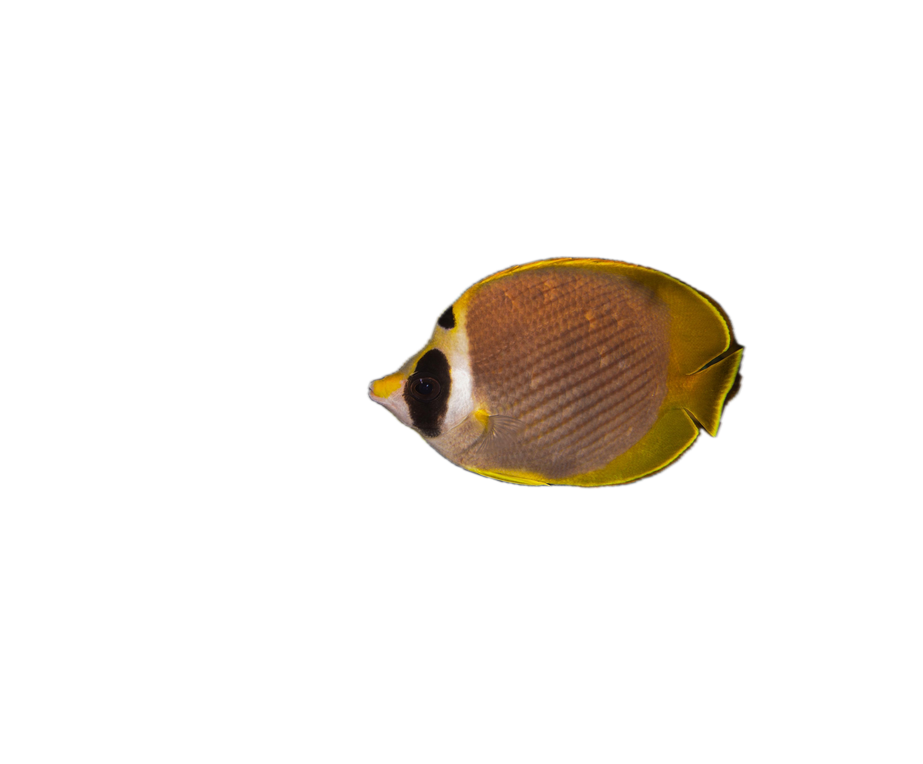
#> input picture analysis/approach_1_gmm/oriented/Chaetodon_adiergastos/Chaetodon_adiergastos_FishBaseUser_1577140803_172.68.102.30.png, 923 x 764 px, shrunk from 4896 x 4051 before the run; its folder holds only this picture in this run
$ python orient_fish.py --image ../../analysis/approach_1_gmm/oriented/Chaetodon_adiergastos/Chaetodon_adiergastos_FishBaseUser_1577140803_172.68.102.30.png
#> lines starting #> are read from the running program, lines starting #| are printed output that depends on the picture; after the words box and inside, x2 and y2 are one past the last pixel; in counts of white or black regions, pixels touching at a corner belong together
#!/usr/bin/env python3
"""
Standardize fish orientation: all fish face LEFT on a horizontal axis.

Strategy for Chaetodontidae (disc-shaped butterflyfish):
  1. TRUST museum sources: Bishop, FishBase, and FishPix images are assumed
     to be correctly oriented (head facing left). Only apply minor tilt
     correction to these.
  2. For iNaturalist images: use the species reference image (Bishop preferred)
     as a template. Compare depth profiles to decide if the image needs flipping.
  3. Generate a review list for low-confidence decisions.

Why we trust museum images:
  - Bishop Museum, FishBase, and FishPix photos follow standard ichthyological
    convention (head left, lateral view)
  - These disc-shaped fish are too symmetric for reliable automated flip detection
  - The few exceptions (maybe 5-10% of museum images face right) are better
    caught by manual review than by error-prone auto-flipping

Works on RGBA segmented PNGs — rotates and flips the full image+mask.

Usage:
    python3 orient_fish.py                                     # all segmented
    python3 orient_fish.py --species "Chaetodon baronessa"     # one species
    python3 orient_fish.py --image path/to/seg.png --show      # test one image
    python3 orient_fish.py --dry-run                           # report only

Reads:  analysis/approach_1_gmm/segmented/
Writes: analysis/approach_1_gmm/segmented/  (overwrites in place)
        analysis/approach_1_gmm/orientation_report.csv
        analysis/approach_1_gmm/orientation_review.csv  (low-confidence cases)
"""

import os
import csv
import argparse
import numpy as np
from PIL import Image

import sys; import os; sys.path.insert(0, os.path.join(os.path.dirname(__file__), "..", "utils")); from analysis_utils import (
    SCRIPT_DIR, GMM_DIR, SEGMENTED_DIR,
    load_inventory, load_annotations, species_to_dirname,
    ensure_dir,
)

REPORT_CSV = os.path.join(GMM_DIR, "orientation_report.csv")
REVIEW_CSV = os.path.join(GMM_DIR, "orientation_review.csv")
REPORT_FIELDS = [
    "filename", "species", "source", "rotation_deg", "flipped_horizontal",
    "method", "confidence", "reference_image", "needs_review",
]


# ──────────────────────────────────────────────────────────────
# Source classification
# ──────────────────────────────────────────────────────────────

# [11 lines left out: function classify_source, not called in this run]


TRUSTED_SOURCES = {"bishop", "fishbase", "fishpix"}


# ──────────────────────────────────────────────────────────────
# Reference image selection
# ──────────────────────────────────────────────────────────────

# [102 lines left out: functions select_reference_image, compute_depth_profile, profile_flip_score, not called in this run]


# ──────────────────────────────────────────────────────────────
# Tilt correction
# ──────────────────────────────────────────────────────────────

def get_horizontal_tilt(mask):
    """Estimate tilt using the leftmost and rightmost mask points."""
    ys, xs = np.where(mask)
    if len(ys) < 50:
        return 0.0

    x_min, x_max = xs.min(), xs.max()
    dx = x_max - x_min
    if dx < 20:
        return 0.0

    strip = max(3, int(dx * 0.02))
    left_ys = ys[xs <= x_min + strip]
    right_ys = ys[xs >= x_max - strip]

    if len(left_ys) == 0 or len(right_ys) == 0:
        return 0.0

    left_y = np.median(left_ys)
    right_y = np.median(right_ys)
    dy = right_y - left_y

    return np.degrees(np.arctan2(dy, dx))


def apply_tilt_correction(rgba_arr, max_tilt=20):
    """Apply small tilt correction. Returns (corrected_arr, rotation_deg)."""
    mask = rgba_arr[:, :, 3] > 128
    tilt = get_horizontal_tilt(mask)

    if abs(tilt) < 2 or abs(tilt) > max_tilt:
        return rgba_arr, 0.0

    rotation = round(-tilt, 1)
    img = Image.fromarray(rgba_arr, "RGBA")
    rotated = img.rotate(rotation, resample=Image.BICUBIC,
                          expand=True, fillcolor=(0, 0, 0, 0))
    return np.array(rotated), rotation


# ──────────────────────────────────────────────────────────────
# Main
# ──────────────────────────────────────────────────────────────

def main():
    parser = argparse.ArgumentParser(
        description="Standardize fish orientation (face left, horizontal)"
    )
    parser.add_argument("--species", type=str, nargs="*", default=None)
    parser.add_argument("--image", type=str, default=None,
                        help="Test on a single segmented PNG")
    parser.add_argument("--show", action="store_true",
                        help="Save before/after to /tmp for inspection")
    parser.add_argument("--dry-run", action="store_true",
                        help="Report without modifying files")
    args = parser.parse_args()

    # Single image test mode
    if args.image:
        print(f"Testing: {args.image}")
        rgba = np.array(Image.open(args.image).convert("RGBA"))
#> rgba is the input picture: shape (764, 923, 4); mean R, G, B, A 11.7, 8.2, 4.1, 22.5
        corrected, rot = apply_tilt_correction(rgba)
#> in apply_tilt_correction, `mask = rgba_arr[:, :, 3] > 128`:
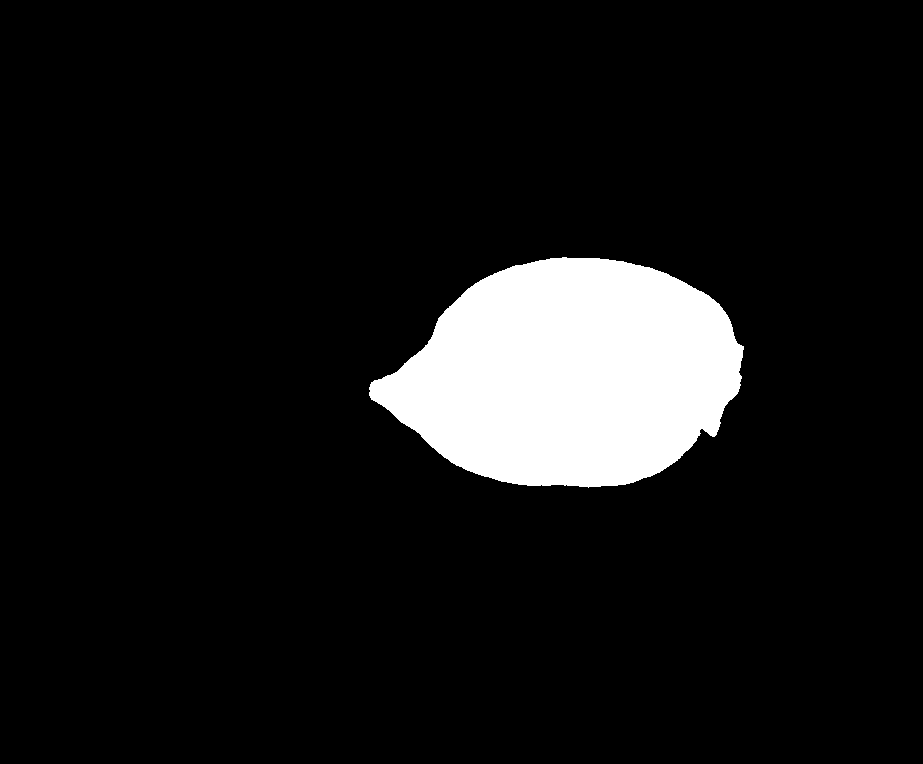
#> mask: shape (764, 923) bool; 8.8% white; 1 white region, box (x1, y1, x2, y2) and area: (369, 257, 744, 488) 62276
#> in get_horizontal_tilt, `x_min, x_max = xs.min(), xs.max()`: x_min = 369; x_max = 743
#> in get_horizontal_tilt, `dx = x_max - x_min`: dx = 374
#> in get_horizontal_tilt, `strip = max(3, int(dx * 0.02))`: strip = 7
#> in get_horizontal_tilt, `left_ys = ys[xs <= x_min + strip]`: left_ys = 142 values from 380 to 401
#> in get_horizontal_tilt, `right_ys = ys[xs >= x_max - strip]`: right_ys = 263 values from 341 to 394
#> in get_horizontal_tilt, `left_y = np.median(left_ys)`: left_y = 390.5
#> in get_horizontal_tilt, `right_y = np.median(right_ys)`: right_y = 363
#> in get_horizontal_tilt, `dy = right_y - left_y`: dy = -27.5
#> in apply_tilt_correction, `tilt = get_horizontal_tilt(mask)`: tilt = -4.21
#> in apply_tilt_correction, `rotation = round(-tilt, 1)`: rotation = 4.2
#> in apply_tilt_correction, `rotated = img.rotate(rotation, resample=Image.BICUBIC, expand=True, fi..`:
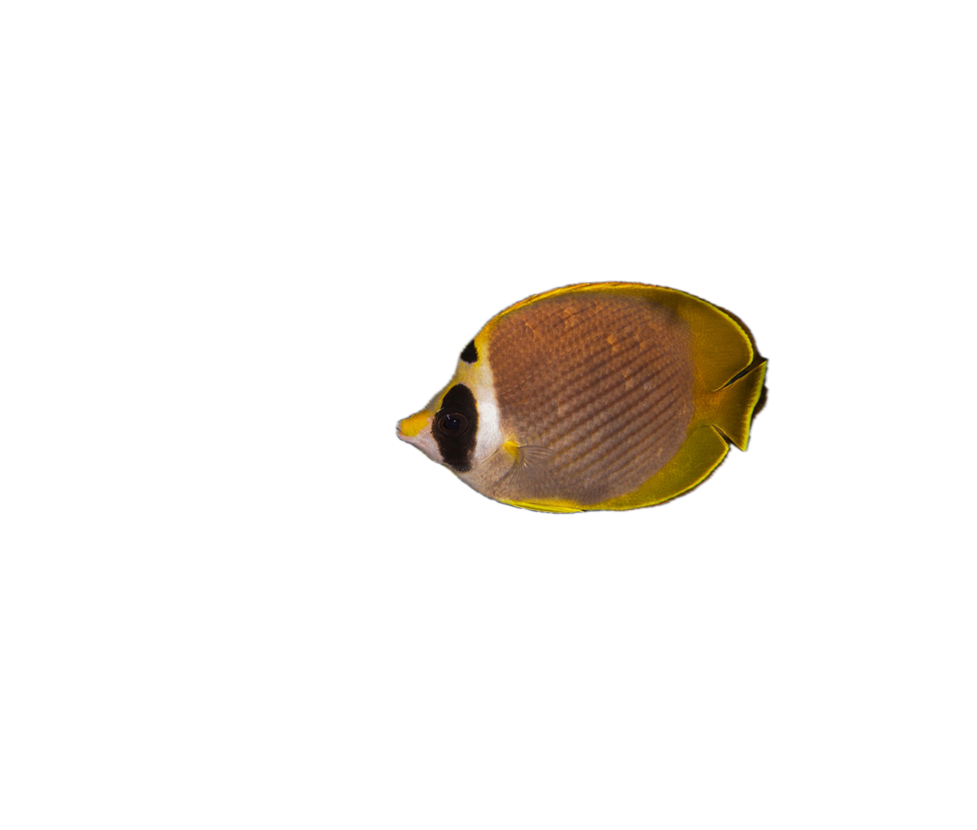
#> rotated: PIL image 977x830 RGBA; mean R, G, B, A 10.1, 7, 3.5, 19.6; transparent parts drawn white
#> rot = 4.2
        print(f"  Tilt correction: {rot}°")
#|   Tilt correction: 4.2°
        if args.show:
            Image.fromarray(rgba, "RGBA").save("/tmp/oriented_before.png")
            Image.fromarray(corrected, "RGBA").save("/tmp/oriented_after.png")
            print(f"  Saved: /tmp/oriented_before.png, /tmp/oriented_after.png")
        return

    print("[1] Loading inventory...")
    inventory = load_inventory()
    annotations = load_annotations()

    species_images = {}
    for row in inventory:
        sp = row["species"]
        if sp not in species_images:
            species_images[sp] = []
        species_images[sp].append(row)

    if args.species:
        requested = set(args.species)
        species_images = {sp: rows for sp, rows in species_images.items()
                         if sp in requested}

    print(f"    {len(species_images)} species")

    # Select reference images and compute profiles
    print("[2] Selecting reference images...")
    species_ref = {}

    for species, rows in sorted(species_images.items()):
        sp_dir = species_to_dirname(species)
        seg_dir = os.path.join(SEGMENTED_DIR, sp_dir)
        ref = select_reference_image(rows, seg_dir)

        if ref:
            fname, seg_path, tier = ref
            ref_rgba = np.array(Image.open(seg_path).convert("RGBA"))
            # Tilt-correct the reference for profile computation
            ref_corrected, _ = apply_tilt_correction(ref_rgba)
            ref_mask = ref_corrected[:, :, 3] > 128
            ref_profile = compute_depth_profile(ref_mask)
            species_ref[species] = {
                "fname": fname, "tier": tier, "profile": ref_profile
            }
            print(f"    {species}: ref={fname} ({tier})")
        else:
            species_ref[species] = None
            print(f"    {species}: NO REFERENCE")

    n_with_ref = sum(1 for v in species_ref.values() if v is not None)
    print(f"    {n_with_ref}/{len(species_images)} species have references")

    # Process all images
    print("[3] Orienting fish...")
    report_rows = []
    review_rows = []
    n_rotated = 0
    n_flipped = 0
    n_unchanged = 0
    n_review = 0

    total_images = sum(len(rows) for rows in species_images.values())
    processed = 0

    for species, rows in sorted(species_images.items()):
        sp_dir = species_to_dirname(species)
        ref_info = species_ref.get(species)
        ref_profile = ref_info["profile"] if ref_info else None
        ref_fname = ref_info["fname"] if ref_info else "none"

        for row in rows:
            fname = row["filename"]
            png_name = os.path.splitext(fname)[0] + ".png"
            seg_path = os.path.join(SEGMENTED_DIR, sp_dir, png_name)

            if not os.path.exists(seg_path):
                continue

            processed += 1
            source = classify_source(fname)

            try:
                rgba = np.array(Image.open(seg_path).convert("RGBA"))

                # Step 1: Tilt correction (all sources)
                corrected, rot = apply_tilt_correction(rgba)

                # Step 2: Flip decision
                flipped = False
                confidence = 1.0
                method = "trusted_source"
                needs_review = "no"

                if source in TRUSTED_SOURCES:
                    # TRUST museum sources — don't flip
                    # But flag as needing review if it's the reference itself
                    # or if we detect it might face right
                    if ref_profile is not None and fname != ref_fname:
                        corr_mask = corrected[:, :, 3] > 128
                        tgt_profile = compute_depth_profile(corr_mask)
                        should_flip, conf = profile_flip_score(
                            tgt_profile, ref_profile)
                        confidence = conf

                        if should_flip and conf > 0.20:
                            # High-confidence mismatch with reference —
                            # flag for review but DON'T auto-flip
                            needs_review = "yes"
                            method = "trusted_flagged"
                            n_review += 1
                    else:
                        confidence = 1.0

                else:
                    # iNaturalist / other: use template matching
                    if ref_profile is not None:
                        corr_mask = corrected[:, :, 3] > 128
                        tgt_profile = compute_depth_profile(corr_mask)
                        should_flip, conf = profile_flip_score(
                            tgt_profile, ref_profile)
                        confidence = conf

                        if should_flip and conf > 0.15:
                            flipped = True
                            method = "template_flip"
                        elif should_flip:
                            # Low confidence — flag for review
                            needs_review = "yes"
                            method = "template_uncertain"
                            n_review += 1
                        else:
                            method = "template_ok"
                    else:
                        method = "no_reference"

                if flipped:
                    corrected = np.fliplr(corrected).copy()

                # Save
                did_something = abs(rot) > 0 or flipped
                if did_something and not args.dry_run:
                    Image.fromarray(corrected, "RGBA").save(seg_path)

                if abs(rot) > 0:
                    n_rotated += 1
                if flipped:
                    n_flipped += 1
                if not did_something:
                    n_unchanged += 1

                result = {
                    "filename": fname,
                    "species": species,
                    "source": source,
                    "rotation_deg": rot,
                    "flipped_horizontal": "yes" if flipped else "no",
                    "method": method,
                    "confidence": confidence,
                    "reference_image": ref_fname,
                    "needs_review": needs_review,
                }
                report_rows.append(result)
                if needs_review == "yes":
                    review_rows.append(result)

            except Exception as e:
                print(f"    Error: {fname}: {e}")

            if processed % 200 == 0:
                print(f"    ... {processed}/{total_images}")

    # Write reports
    with open(REPORT_CSV, "w", newline="") as f:
        writer = csv.DictWriter(f, fieldnames=REPORT_FIELDS)
        writer.writeheader()
        writer.writerows(report_rows)

    with open(REVIEW_CSV, "w", newline="") as f:
        writer = csv.DictWriter(f, fieldnames=REPORT_FIELDS)
        writer.writeheader()
        writer.writerows(review_rows)

    action = "Would orient" if args.dry_run else "Oriented"
    print(f"\n[4] {action} {len(report_rows)} images")
    print(f"    Tilt-corrected: {n_rotated}")
    print(f"    Flipped (iNat only): {n_flipped}")
    print(f"    Unchanged: {n_unchanged}")
    print(f"    Flagged for review: {n_review}")
    print(f"    Report: {REPORT_CSV}")
    if review_rows:
        print(f"    Review list: {REVIEW_CSV}")
        print(f"\n    Review needed (trusted source may face right):")
        for r in review_rows[:20]:
            print(f"      {r['filename']:55s} source={r['source']:10s} "
                  f"conf={r['confidence']}")


if __name__ == "__main__":
    main()

$ run again, on analysis/approach_1_gmm/oriented/Chaetodon_burgessi/Chaetodon_burgessi_FishBase_Chbur_u3.png
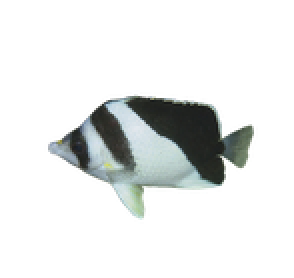
#> input picture analysis/approach_1_gmm/oriented/Chaetodon_burgessi/Chaetodon_burgessi_FishBase_Chbur_u3.png, 147 x 139 px, shrunk from 772 x 729 before the run (shown 2 times larger)
#> in main, rgba is the input picture: shape (139, 147, 4); mean R, G, B, A 21.5, 23.9, 23, 43.6
#> in apply_tilt_correction, `mask = rgba_arr[:, :, 3] > 128`:
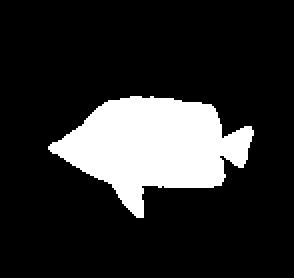
#> mask: shape (139, 147) bool (shown 2 times larger); 17.1% white; 1 white region, box (x1, y1, x2, y2) and area: (24, 48, 127, 109) 3497
#> ys = 3497 values from 48 to 108; xs = 3497 values, max 126 at index 1058, min 24 at index 1721, mean 76.29
#> x_min = 24; x_max = 126
#> dx = 102
#> strip = 3
#> left_ys = 18 values from 71 to 76
#> right_ys = 39 values from 63 to 79
#> left_y = 73.5
#> right_y = 68
#> dy = -5.5
#> tilt = -3.09
#> rotation = 3.1
#> in apply_tilt_correction, `rotated = img.rotate(rotation, resample=Image.BICUBIC, expand=True, fi..`:
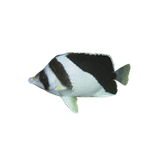
#> rotated: PIL image 155x147 RGBA; mean R, G, B, A 18.6, 20.7, 20, 39.1; transparent parts drawn white
#|   Tilt correction: 3.1°

$ run again, on analysis/approach_1_gmm/oriented/Chaetodon_capistratus/Chaetodon_capistratus_FishBaseUser_1711483573_172.70.54.91.png
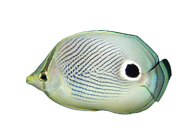
#> input picture analysis/approach_1_gmm/oriented/Chaetodon_capistratus/Chaetodon_capistratus_FishBaseUser_1711483573_172.70.54.91.png, 184 x 139 px, shrunk from 970 x 734 before the run
#> in main, rgba is the input picture: shape (139, 184, 4); mean R, G, B, A 57.2, 62.7, 56.1, 87.9
#> in apply_tilt_correction, `mask = rgba_arr[:, :, 3] > 128`:
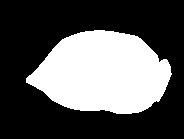
#> mask: shape (139, 184) bool; 34.5% white; 1 white region, box (x1, y1, x2, y2) and area: (26, 30, 172, 114) 8813
#> ys = 8813 values from 30 to 113; xs = 8813 values, max 171 at index 4392, min 26 at index 4962, mean 102.4
#> x_min = 26; x_max = 171
#> dx = 145
#> strip = 3
#> left_ys = 28 values from 75 to 83
#> right_ys = 49 values from 62 to 81
#> left_y = 79.5
#> right_y = 72
#> dy = -7.5
#> tilt = -2.96
#> rotation = 3
#> in apply_tilt_correction, `rotated = img.rotate(rotation, resample=Image.BICUBIC, expand=True, fi..`:
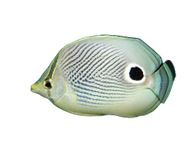
#> rotated: PIL image 192x149 RGBA; mean R, G, B, A 50.6, 55.3, 49.4, 78.6; transparent parts drawn white
#|   Tilt correction: 3.0°

$ run again, on analysis/approach_1_gmm/oriented/Chaetodon_capistratus/Chaetodon_capistratus_FishBaseUser_1711483627_172.70.54.90.png
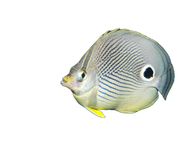
#> input picture analysis/approach_1_gmm/oriented/Chaetodon_capistratus/Chaetodon_capistratus_FishBaseUser_1711483627_172.70.54.90.png, 190 x 147 px, shrunk from 1000 x 774 before the run
#> in main, rgba is the input picture: shape (147, 190, 4); mean R, G, B, A 42.8, 44.6, 40.3, 62.2
#> in apply_tilt_correction, `mask = rgba_arr[:, :, 3] > 128`:
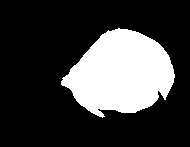
#> mask: shape (147, 190) bool; 24.4% white; 1 white region, box (x1, y1, x2, y2) and area: (61, 28, 175, 118) 6809
#> ys = 6809 values from 28 to 117; xs = 6809 values, max 174 at index 3436, min 61 at index 4103, mean 120.7
#> x_min = 61; x_max = 174
#> dx = 113
#> strip = 3
#> left_ys = 29 values from 77 to 85
#> right_ys = 61 values from 64 to 86
#> left_y = 82
#> right_y = 75
#> dy = -7
#> tilt = -3.54
#> rotation = 3.5
#> in apply_tilt_correction, `rotated = img.rotate(rotation, resample=Image.BICUBIC, expand=True, fi..`:
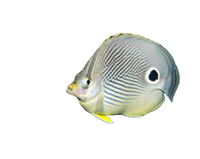
#> rotated: PIL image 200x159 RGBA; mean R, G, B, A 36.8, 38.4, 34.7, 54.6; transparent parts drawn white
#|   Tilt correction: 3.5°
